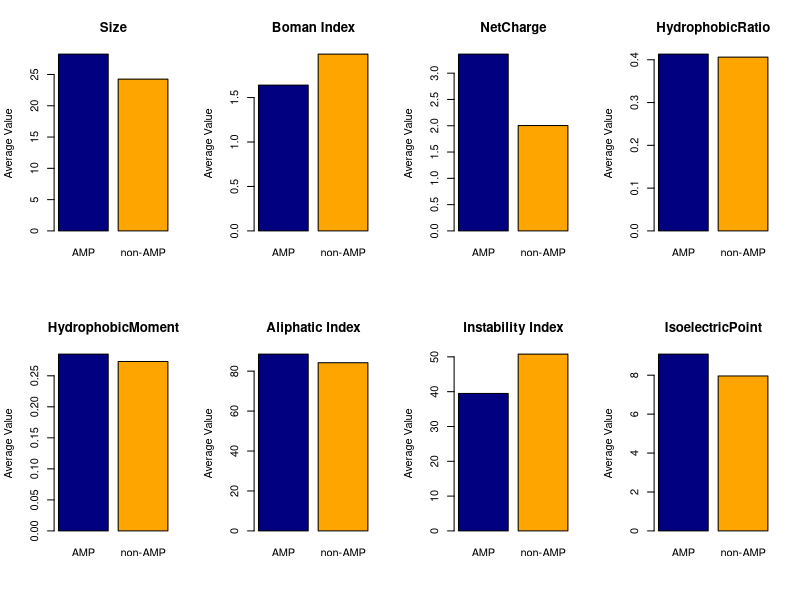
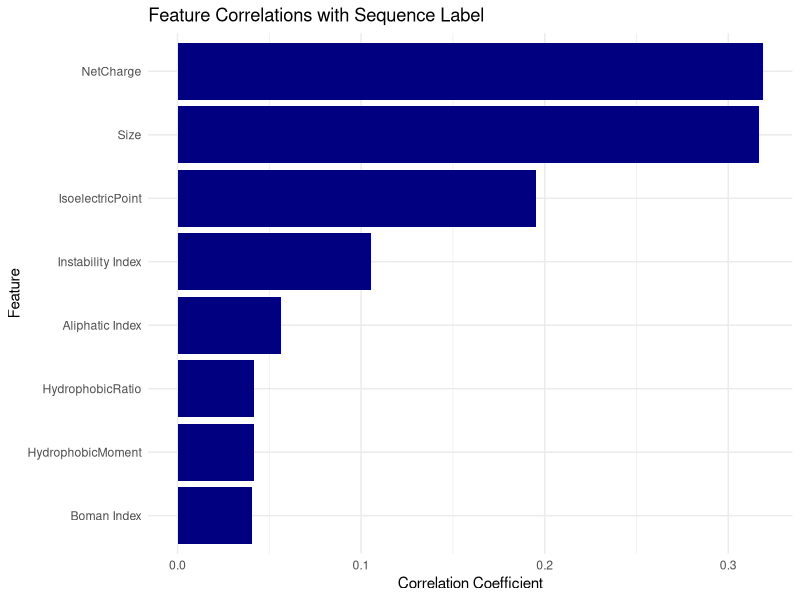

Write R code to recreate these figures, in order.
## ---- chunk 1
knitr::opts_chunk$set(echo = TRUE)
## ---- chunk 2
# Load necessary libraries
library(ggplot2)
library(dplyr)
library(tidyr)
## ---- chunk 3
# Read the data
train <- na.omit(read.csv("Train.csv", stringsAsFactors = FALSE))

# Change all sequences to uppercase letters
train$Sequence <- toupper(train$Sequence)

# Rename columns
colnames(train) <- sub("BomanI", "Boman Index", colnames(train))
colnames(train) <- sub("InstaIndex", "Instability Index", colnames(train))
colnames(train) <- sub("Aliphatic", "Aliphatic Index", colnames(train))

# Separate dataset based on activity label
AMP_df <- train %>% filter(Label == 1)
nAMP_df <- train %>% filter(Label == 0)


# Print counts
cat(sprintf("Number of antimicrobial peptides: %d\n", nrow(AMP_df)))
cat(sprintf("Number of non-antimicrobial peptides: %d\n", nrow(nAMP_df)))


## ---- chunk 4
# Make the datasets equal size for better visual feature comparison

# Set seed for reproducibility
set.seed(123)  # Change the number for different random samples

# Randomly select 2180 rows to remove (so samples are equal)
rows_to_remove <- sample(nrow(AMP_df), 2180)

# Create the reduced AMP_df by excluding the selected rows
AMP_reduced <- AMP_df[-rows_to_remove, ]

# Check the resulting size
nrow(AMP_reduced) 

# Calculate absolute values and averages
nAMP_avg <- colMeans(abs(nAMP_df[, 4:11]), na.rm = TRUE)
AMP_avg <- colMeans(abs(AMP_reduced[, 4:11]), na.rm = TRUE)

# Combine the data into a dataframe for easier plotting
features <- names(AMP_avg)
data <- data.frame(
  Feature = rep(features, 2),
  AverageValue = c(AMP_avg, nAMP_avg),
  Group = rep(c("AMP", "non-AMP"), each = length(features))
)

# Plot the data using a for loop for individual feature comparison
par(mfrow = c(2, 4))  # Create a 2x4 layout for subplots
for (feature in features) {
  subset_data <- subset(data, Feature == feature)
  barplot(
    height = subset_data$AverageValue,
    beside = TRUE,
    names.arg = subset_data$Group,
    main = feature,
    ylab = "Average Value",
    col = c("navy", "orange")
  )
}


## ---- chunk 5
features <- train[, 4:11]      # subset of all features (not splitting data)
labels <- train$Label            # Sequence labels


# Calculate correlations
correlation_results = sapply(features, function(feature) {
  cor(feature, labels, method = "spearman") })


# Convert results to a data frame for better presentation
correlation_df <- data.frame(
  Feature = names(correlation_results),
  Correlation = correlation_results
)

# Sort by absolute correlation for ranking
correlation_df <- correlation_df[order(abs(correlation_df$Correlation), decreasing = TRUE), ]

# Print sorted results
print(correlation_df)

# Plotting the correlations
library(ggplot2)

ggplot(correlation_df, aes(x = reorder(Feature, abs(Correlation)), y = abs(Correlation))) +
  geom_bar(stat = "identity", fill = "navy") +
  coord_flip() +  # Flip for better readability
  labs(
    title = "Feature Correlations with Sequence Label",
    x = "Feature",
    y = "Correlation Coefficient"
  ) +
  theme_minimal()

## ---- chunk 6


